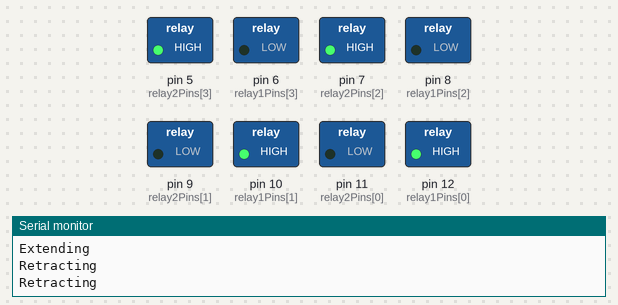
Bench run of a sketch on a simulated Arduino Uno, built with avr-gcc and run on an emulated ATmega328P. Shown: switched loads named in the sketch (green lamp = pin HIGH), the last lines printed to the serial monitor.

Above: at 1.5 s.
At 4.5 s:
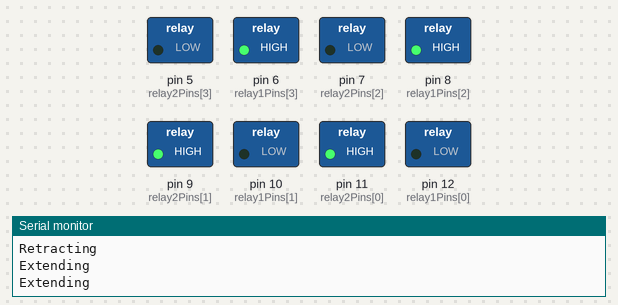
Timing chart, 0 to 7.8 s (numbered marks = the images above):
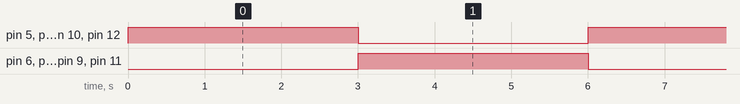

Measured:
- by itself, pin 5 (relay2Pins[3]), pin 6 (relay1Pins[3]), pin 7 (relay2Pins[2]), pin 8 (relay1Pins[2]), pin 9 (relay2Pins[1]), pin 10 (relay1Pins[1]), pin 11 (relay2Pins[0]), pin 12 (relay1Pins[0]): alternates HIGH for 3.0 s and LOW for 3.0 s

The sketch:

demo.ino
```cpp
const int numOfActuators = 4;
const int relay1Pins[] = {12, 10, 8, 6};
const int relay2Pins[] = {11, 9, 7, 5};

void setup() {
  //start serial connection
  Serial.begin(9600);

  for (int i = 0; i < numOfActuators; ++i) {
    // initialize each relay pin as an output
    pinMode(relay1Pins[i], OUTPUT);
    pinMode(relay2Pins[i], OUTPUT);

    // set the relay to low
    digitalWrite(relay1Pins[i], LOW);
    digitalWrite(relay2Pins[i], LOW);
  }
}

void extendLinearActuator(int actuatorNum) {
  digitalWrite(relay1Pins[actuatorNum - 1], HIGH);
  digitalWrite(relay2Pins[actuatorNum - 1], LOW);
  Serial.println("Extending");
}

void retractLinearActuator(int actuatorNum) {
  digitalWrite(relay1Pins[actuatorNum - 1], LOW);
  digitalWrite(relay2Pins[actuatorNum - 1], HIGH);
  Serial.println("Retracting");
}

void stopLinearActuator(int actuatorNum) {
  digitalWrite(relay1Pins[actuatorNum - 1], LOW);
  digitalWrite(relay2Pins[actuatorNum - 1], LOW);
  Serial.println("Stopped");
}

void up() {
  extendLinearActuator(1);
  extendLinearActuator(2);
  extendLinearActuator(3);
  extendLinearActuator(4);
}

void down() {
  retractLinearActuator(1);
  retractLinearActuator(2);
  retractLinearActuator(3);
  retractLinearActuator(4);
}

void stopAll() {
  stopLinearActuator(1);
  stopLinearActuator(2);
  stopLinearActuator(3);
  stopLinearActuator(4);
}

void oscillate(int duration) {
  int startTime = millis();
  up();
  while(millis() <= startTime + duration) {
    // Wait
  }
  startTime = millis();
  down();
  while(millis() <= startTime + duration) {
    // Wait
  }
  stopAll();
}

void rockChair(int duration) {

    // Left up
    extendLinearActuator(1);
    extendLinearActuator(2);
    retractLinearActuator(3);
    retractLinearActuator(4);

    delay(duration);

    // Right up
    retractLinearActuator(1);
    retractLinearActuator(2);
    extendLinearActuator(3);
    extendLinearActuator(4);

    delay(duration);
}

void takeSerialInput() {
  while (Serial.available() == 0) {
    // Wait for user input
  }
  String input = Serial.readString();
  int actuatorNum = input.substring(0, 1).toInt();
  String mode = input.substring(1);
  Serial.println(String(actuatorNum) + " : " + mode);
  if (actuatorNum >= 1 && actuatorNum <= numOfActuators &&
    (mode == String("u\n") || mode == String("d\n") || mode == String("s\n"))) {
    // int actuatorNum = 1;
    if (mode == String("u\n")) {
      stopLinearActuator(actuatorNum);
      extendLinearActuator(actuatorNum);
    } else if (mode == String("d\n")) {
      stopLinearActuator(actuatorNum);
      retractLinearActuator(actuatorNum);
    } else if (mode == String("s\n")) {
      Serial.println("Stopping");
      stopLinearActuator(actuatorNum);
    }
  }
}

void loop() {
//  takeSerialInput();
//  oscillate(3000);
  rockChair(3000);
//  extendLinearActuator(1);
//  extendLinearActuator(2);
//  extendLinearActuator(3);
//  extendLinearActuator(4);
}
```
